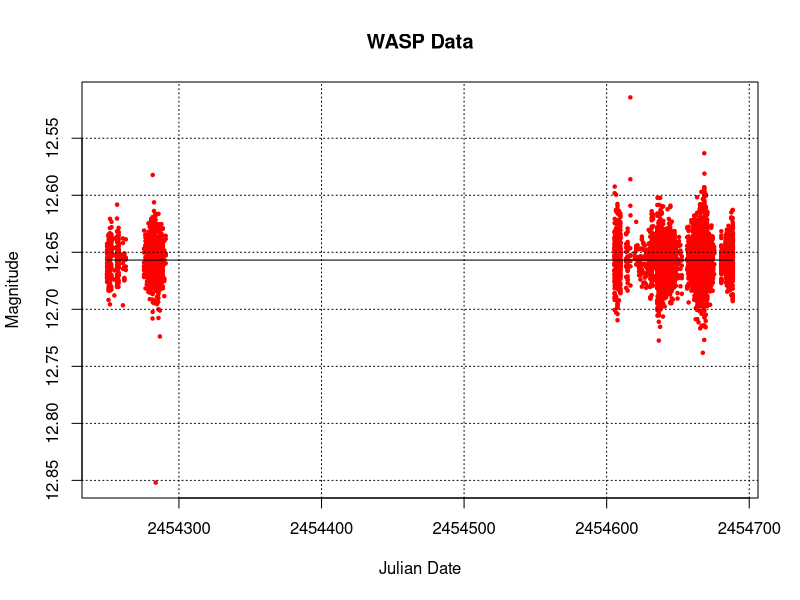

The R source for this figure:
# read in, fit and plot the wasp data
library(MASS)

wasp_data <- read.csv("wasp.csv",header=FALSE)

plot(wasp_data$V2,wasp_data$V3,col="red",pch=20,cex=0.7,ylim=c(max(wasp_data$V3,na.rm=TRUE),min(wasp_data$V3,na.rm=TRUE)),xlab="Julian Date",ylab="Magnitude",main="WASP Data")

myfit = rlm(wasp_data$V3 ~ wasp_data$V2)
lines(wasp_data$V2,myfit$fitted.values,col="black")

grid(col="black")
